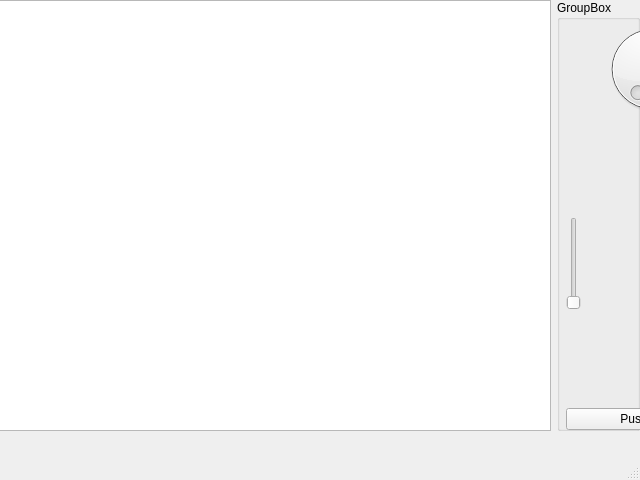
<?xml version="1.0" encoding="UTF-8"?>
<ui version="4.0">
 <class>MainWindow</class>
 <widget class="QMainWindow" name="MainWindow">
  <property name="geometry">
   <rect>
    <x>0</x>
    <y>0</y>
    <width>640</width>
    <height>480</height>
   </rect>
  </property>
  <property name="windowTitle">
   <string>MainWindow</string>
  </property>
  <widget class="QWidget" name="centralwidget">
   <widget class="QWidget" name="horizontalLayoutWidget">
    <property name="geometry">
     <rect>
      <x>-1</x>
      <y>0</y>
      <width>641</width>
      <height>431</height>
     </rect>
    </property>
    <layout class="QHBoxLayout" name="horizontalLayout">
     <item>
      <widget class="QGraphicsView" name="graphicsView"/>
     </item>
     <item>
      <widget class="QGroupBox" name="groupBox">
       <property name="title">
        <string>GroupBox</string>
       </property>
       <widget class="QWidget" name="verticalLayoutWidget">
        <property name="geometry">
         <rect>
          <x>9</x>
          <y>19</y>
          <width>171</width>
          <height>411</height>
         </rect>
        </property>
        <layout class="QVBoxLayout" name="verticalLayout">
         <item>
          <widget class="QDial" name="dial"/>
         </item>
         <item>
          <spacer name="verticalSpacer_2">
           <property name="orientation">
            <enum>Qt::Vertical</enum>
           </property>
           <property name="sizeHint" stdset="0">
            <size>
             <width>20</width>
             <height>40</height>
            </size>
           </property>
          </spacer>
         </item>
         <item>
          <widget class="QSlider" name="verticalSlider">
           <property name="orientation">
            <enum>Qt::Vertical</enum>
           </property>
          </widget>
         </item>
         <item>
          <spacer name="verticalSpacer">
           <property name="orientation">
            <enum>Qt::Vertical</enum>
           </property>
           <property name="sizeHint" stdset="0">
            <size>
             <width>20</width>
             <height>40</height>
            </size>
           </property>
          </spacer>
         </item>
         <item>
          <widget class="QPushButton" name="pushButton">
           <property name="text">
            <string>PushButton</string>
           </property>
          </widget>
         </item>
        </layout>
       </widget>
      </widget>
     </item>
    </layout>
   </widget>
  </widget>
  <widget class="QMenuBar" name="menubar">
   <property name="geometry">
    <rect>
     <x>0</x>
     <y>0</y>
     <width>640</width>
     <height>22</height>
    </rect>
   </property>
  </widget>
  <widget class="QStatusBar" name="statusbar"/>
 </widget>
 <resources/>
 <connections/>
</ui>
